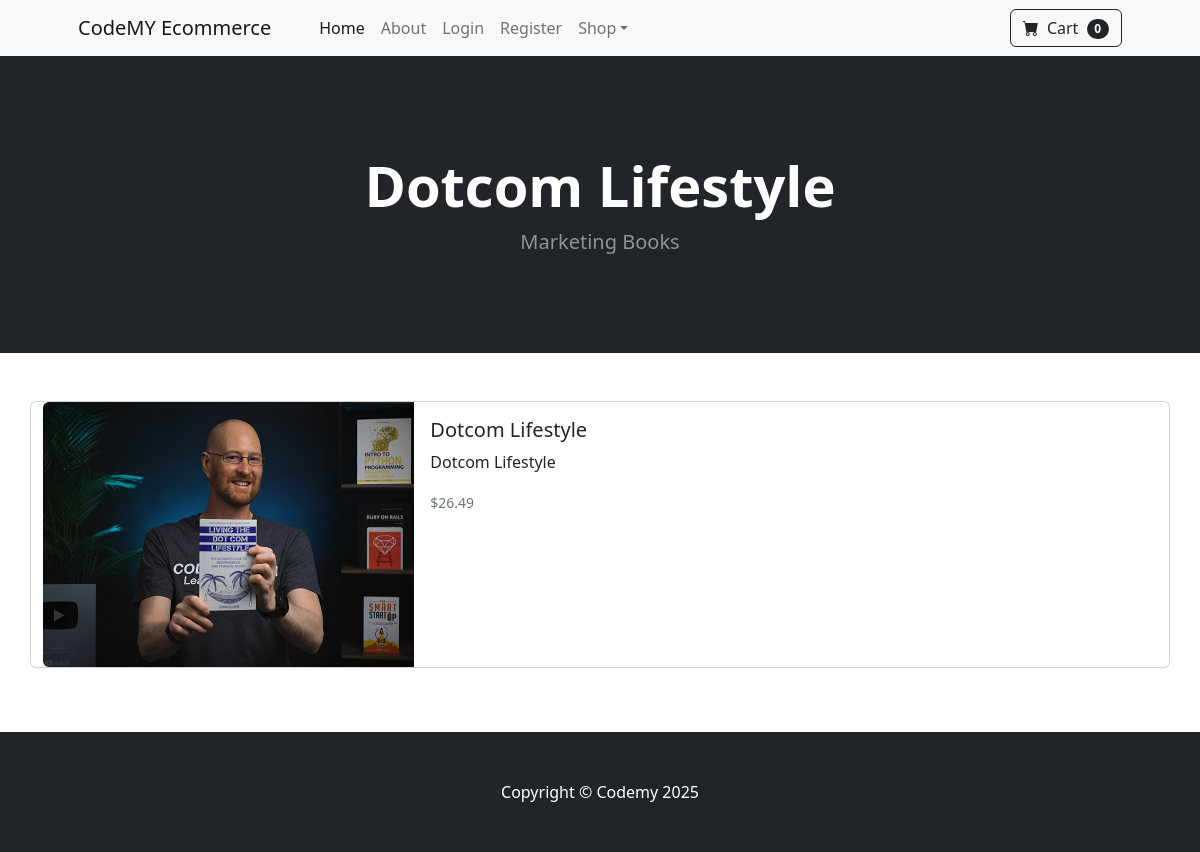
Screenshot of /product/10 with the database file from the repository.
### store/models.py (models this page shows, shortened)
class Product(models.Model):
    name = models.CharField(max_length=100)
    price = models.DecimalField(default=0, decimal_places=2, max_digits=6)
    category = models.ForeignKey(Category, on_delete=models.CASCADE, default=1)
    description = models.CharField(max_length=250, default='', blank=True, null=True)
    image = models.ImageField(upload_to='uploads/product')
    is_sale = models.BooleanField(default=False)
    sale_price = models.DecimalField(default=0,decimal_places=2,max_digits=6)

class Category(models.Model):
    name = models.CharField(max_length=50)
    def __str__(self):
        return self.name
    class Meta:
        verbose_name_plural = 'categories'

### store/views.py (the view)
# urls.py: path("product/<int:pk>", views.product, name='product'),
def product(request,pk):
    product=Product.objects.get(id=pk)
    return render(request, 'product.html', {'product': product})

### store/context_processors.py (called while the page is built)
def categories(request):
    categories = Category.objects.all()
    for category in categories:
        category.slug = category.name.replace(' ','-')  # Converts spaces to hyphens
    return {'categories': categories}

### store/templates/product.html
{% extends 'base.html' %}
{% block content %}
<header class="bg-dark py-5">
    <div class="container px-4 px-lg-5 my-5">
        <div class="text-center text-white">
            <h1 class="display-4 fw-bolder">{{product.name}}</h1>
            <p class="lead fw-normal text-white-50 mb-0">{{product.category}}</p>
        </div>
    </div>
</header>
<section class="py-5">
    <div class="container">
        <div class="row">
            <div class="card mb-3">
                <div class="row g-0">
                    <div class="col-md-4">
                        <img src="{{product.image.url}}" class="img-fluid rounded-start" alt="...">
                    </div>
                    <div class="col-md-8">
                        <div class="card-body">
                            <h5 class="card-title">{{product.name}}</h5>
                            <p class="card-text">{{product.description}}</p>
                            <p class="card-text">
                                <small class="text-muted">
                                    {% if product.is_sale %}
                                    <strike>${{product.price}}</strike><br>
                                    ${{product.sale_price}}
                                    {% else %}
                                    ${{product.price}}
                                    {% endif %}
                                </small>
                            </p>
                        </div>
                    </div>
                </div>
            </div>
        </div>
    </div>
</section>
{% endblock %}

### rows the page displays
Product: name "Dotcom Lifestyle", category "Marketing Books", image (picture), description "Dotcom Lifestyle", price "26.49"
